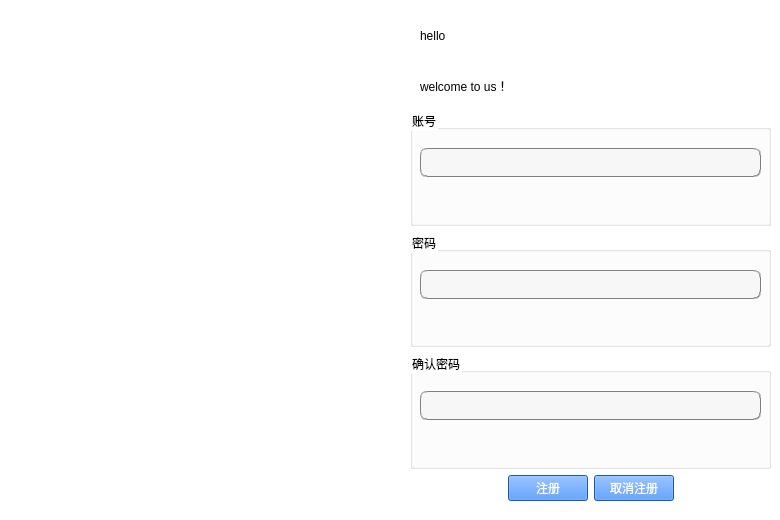
<?xml version="1.0" encoding="UTF-8"?>
<ui version="4.0">
 <class>Register_in</class>
 <widget class="QWidget" name="Register_in">
  <property name="geometry">
   <rect>
    <x>0</x>
    <y>0</y>
    <width>780</width>
    <height>520</height>
   </rect>
  </property>
  <property name="minimumSize">
   <size>
    <width>780</width>
    <height>520</height>
   </size>
  </property>
  <property name="maximumSize">
   <size>
    <width>780</width>
    <height>520</height>
   </size>
  </property>
  <property name="windowTitle">
   <string>Form</string>
  </property>
  <property name="styleSheet">
   <string notr="true">background-color: rgb(255, 255, 255);
</string>
  </property>
  <widget class="QLabel" name="label">
   <property name="geometry">
    <rect>
     <x>420</x>
     <y>20</y>
     <width>211</width>
     <height>31</height>
    </rect>
   </property>
   <property name="styleSheet">
    <string notr="true">font: 87 20pt &quot;Arial Black&quot;;</string>
   </property>
   <property name="text">
    <string>hello</string>
   </property>
  </widget>
  <widget class="QLabel" name="label_2">
   <property name="geometry">
    <rect>
     <x>420</x>
     <y>70</y>
     <width>291</width>
     <height>31</height>
    </rect>
   </property>
   <property name="styleSheet">
    <string notr="true">font: 87 20pt &quot;Arial Black&quot;;</string>
   </property>
   <property name="text">
    <string>welcome to us！</string>
   </property>
  </widget>
  <widget class="QLabel" name="label_3">
   <property name="geometry">
    <rect>
     <x>10</x>
     <y>10</y>
     <width>381</width>
     <height>501</height>
    </rect>
   </property>
   <property name="text">
    <string/>
   </property>
   <property name="pixmap">
    <pixmap resource="res.qrc">:/new/prefix1/resou/res_img/dance_gril.png</pixmap>
   </property>
   <property name="scaledContents">
    <bool>true</bool>
   </property>
  </widget>
  <widget class="QWidget" name="layoutWidget">
   <property name="geometry">
    <rect>
     <x>410</x>
     <y>110</y>
     <width>361</width>
     <height>391</height>
    </rect>
   </property>
   <layout class="QVBoxLayout" name="verticalLayout">
    <item>
     <widget class="QGroupBox" name="groupBox">
      <property name="styleSheet">
       <string notr="true">font: 87 12pt &quot;Arial Black&quot;;</string>
      </property>
      <property name="title">
       <string>账号</string>
      </property>
      <widget class="QLineEdit" name="username_line">
       <property name="geometry">
        <rect>
         <x>10</x>
         <y>38</y>
         <width>341</width>
         <height>29</height>
        </rect>
       </property>
       <property name="styleSheet">
        <string notr="true">
background-color: rgb(247, 247, 247);
border:1px groove gray;border-radius:
7px;padding:2px 4px;
font: 10pt &quot;Candara&quot;;</string>
       </property>
      </widget>
     </widget>
    </item>
    <item>
     <widget class="QGroupBox" name="groupBox_2">
      <property name="styleSheet">
       <string notr="true">font: 87 12pt &quot;Arial Black&quot;;</string>
      </property>
      <property name="title">
       <string>密码</string>
      </property>
      <widget class="QLineEdit" name="password_line">
       <property name="geometry">
        <rect>
         <x>10</x>
         <y>38</y>
         <width>341</width>
         <height>29</height>
        </rect>
       </property>
       <property name="styleSheet">
        <string notr="true">
background-color: rgb(247, 247, 247);
border:1px groove gray;border-radius:
7px;padding:2px 4px;
font: 10pt &quot;Candara&quot;;</string>
       </property>
      </widget>
     </widget>
    </item>
    <item>
     <widget class="QGroupBox" name="groupBox_3">
      <property name="styleSheet">
       <string notr="true">font: 87 12pt &quot;Arial Black&quot;;</string>
      </property>
      <property name="title">
       <string>确认密码</string>
      </property>
      <widget class="QLineEdit" name="password_line_2">
       <property name="geometry">
        <rect>
         <x>10</x>
         <y>38</y>
         <width>341</width>
         <height>29</height>
        </rect>
       </property>
       <property name="styleSheet">
        <string notr="true">
background-color: rgb(247, 247, 247);
border:1px groove gray;border-radius:
7px;padding:2px 4px;
font: 10pt &quot;Candara&quot;;</string>
       </property>
      </widget>
     </widget>
    </item>
    <item>
     <layout class="QHBoxLayout" name="horizontalLayout">
      <item>
       <spacer name="horizontalSpacer">
        <property name="orientation">
         <enum>Qt::Horizontal</enum>
        </property>
        <property name="sizeHint" stdset="0">
         <size>
          <width>40</width>
          <height>20</height>
         </size>
        </property>
       </spacer>
      </item>
      <item>
       <widget class="QPushButton" name="regist_btn">
        <property name="styleSheet">
         <string notr="true">
background-color: rgb(29, 123, 255);
color: rgb(255, 255, 255);
font: 25 9pt &quot;Bahnschrift Light&quot;;</string>
        </property>
        <property name="text">
         <string>注册</string>
        </property>
       </widget>
      </item>
      <item>
       <widget class="QPushButton" name="cancel_regist">
        <property name="styleSheet">
         <string notr="true">
background-color: rgb(29, 123, 255);
color: rgb(255, 255, 255);
font: 25 9pt &quot;Bahnschrift Light&quot;;</string>
        </property>
        <property name="text">
         <string>取消注册</string>
        </property>
       </widget>
      </item>
      <item>
       <spacer name="horizontalSpacer_2">
        <property name="orientation">
         <enum>Qt::Horizontal</enum>
        </property>
        <property name="sizeHint" stdset="0">
         <size>
          <width>40</width>
          <height>20</height>
         </size>
        </property>
       </spacer>
      </item>
     </layout>
    </item>
   </layout>
  </widget>
 </widget>
 <resources>
  <include location="res.qrc"/>
 </resources>
 <connections/>
</ui>
